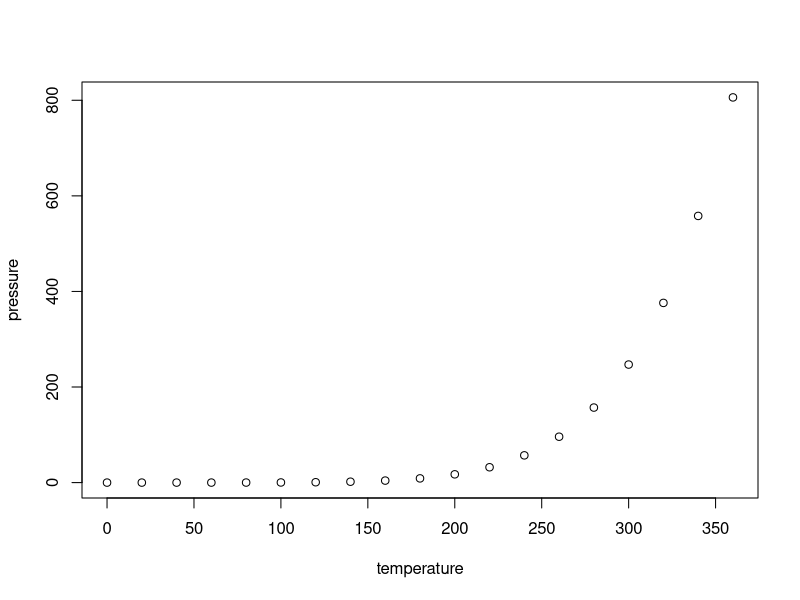
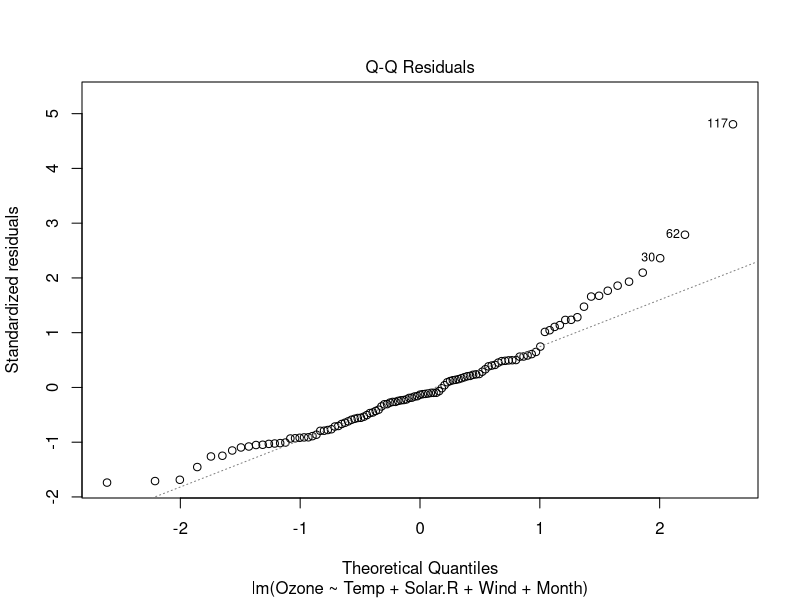
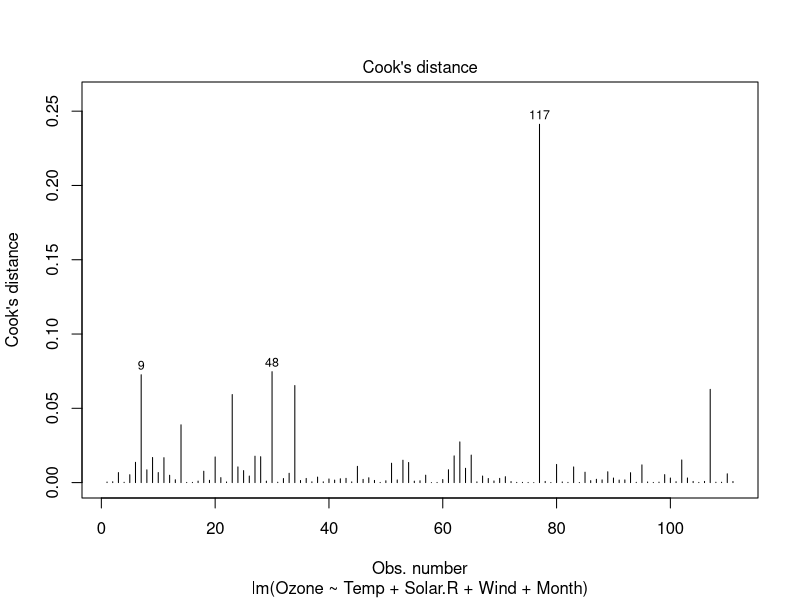
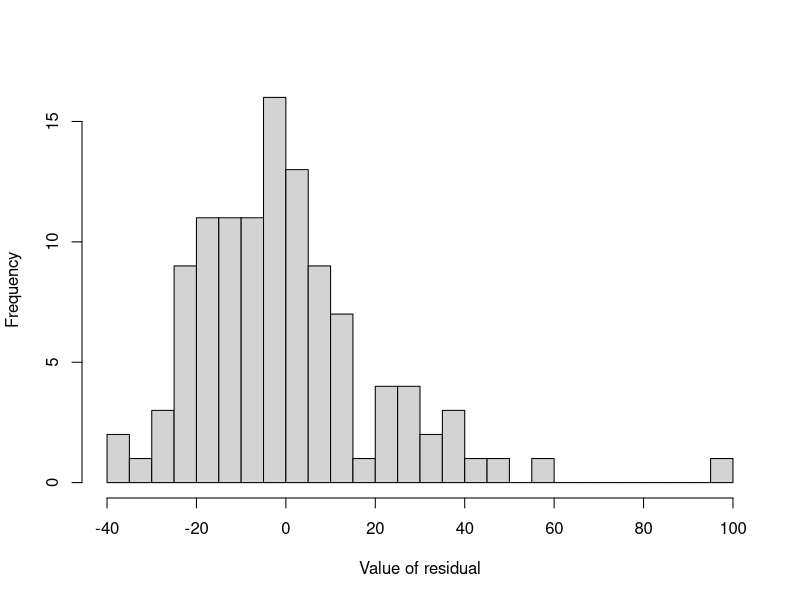
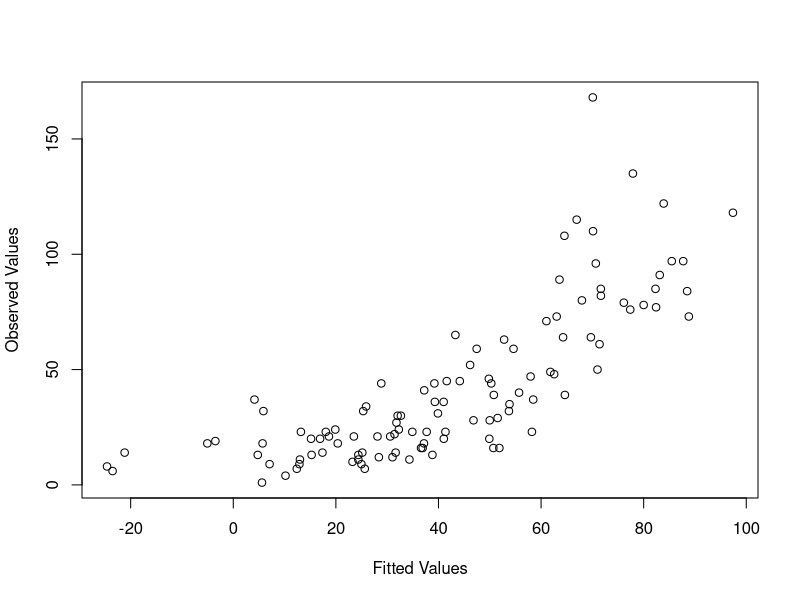

Write R code to recreate these figures, in order.
## ---- chunk 1
knitr::opts_chunk$set(echo = TRUE)
## ---- chunk 2
summary(cars)
## ---- chunk 3
plot(pressure)
## ---- chunk 4
data("airquality")  # Load the dataset
airquality <- na.omit(airquality)  # Remove rows with NA values
head(airquality)
## ---- chunk 5
lm_simple <- lm(Ozone ~ Temp, data = airquality)
summary(lm_simple)
## ---- chunk 6
lm_null <- lm(Ozone ~ 1, data = airquality)  # Start with an empty model
lm_full <- lm(Ozone ~ Temp + Solar.R + Wind + Month, data = airquality)  # Full model with all predictors
forward_model <- step(lm_null, scope = list(lower = lm_null, upper = lm_full), direction = "forward")
summary(forward_model)
## ---- chunk 7
backward_model <- step(lm_full, direction = "backward")
summary(backward_model)
## ---- chunk 8
plot(x=lm_full, which = 2)  # QQ plot for residuals
shapiro.test(residuals(lm_full))  # Shapiro-Wilk test for normality
## ---- chunk 9
residuals( object = lm_full )
## ---- chunk 10
#checking for the outliers using cooks distance
cks <- cooks.distance( model = lm_full)
cks
## ---- chunk 11
plot(lm_full,which=4)
## ---- chunk 12
hist( x = residuals(lm_full),   # data are the residuals
       xlab = "Value of residual",      # x-axis label
       main = "",                       # no title 
       breaks = 20                      # lots of breaks
 )
## ---- chunk 13
yhat.2 <- fitted.values( object = lm_full)
 plot( x = yhat.2, 
       y = airquality$Ozone,
       xlab = "Fitted Values",
       ylab = "Observed Values" 
 )
## ---- chunk 14

